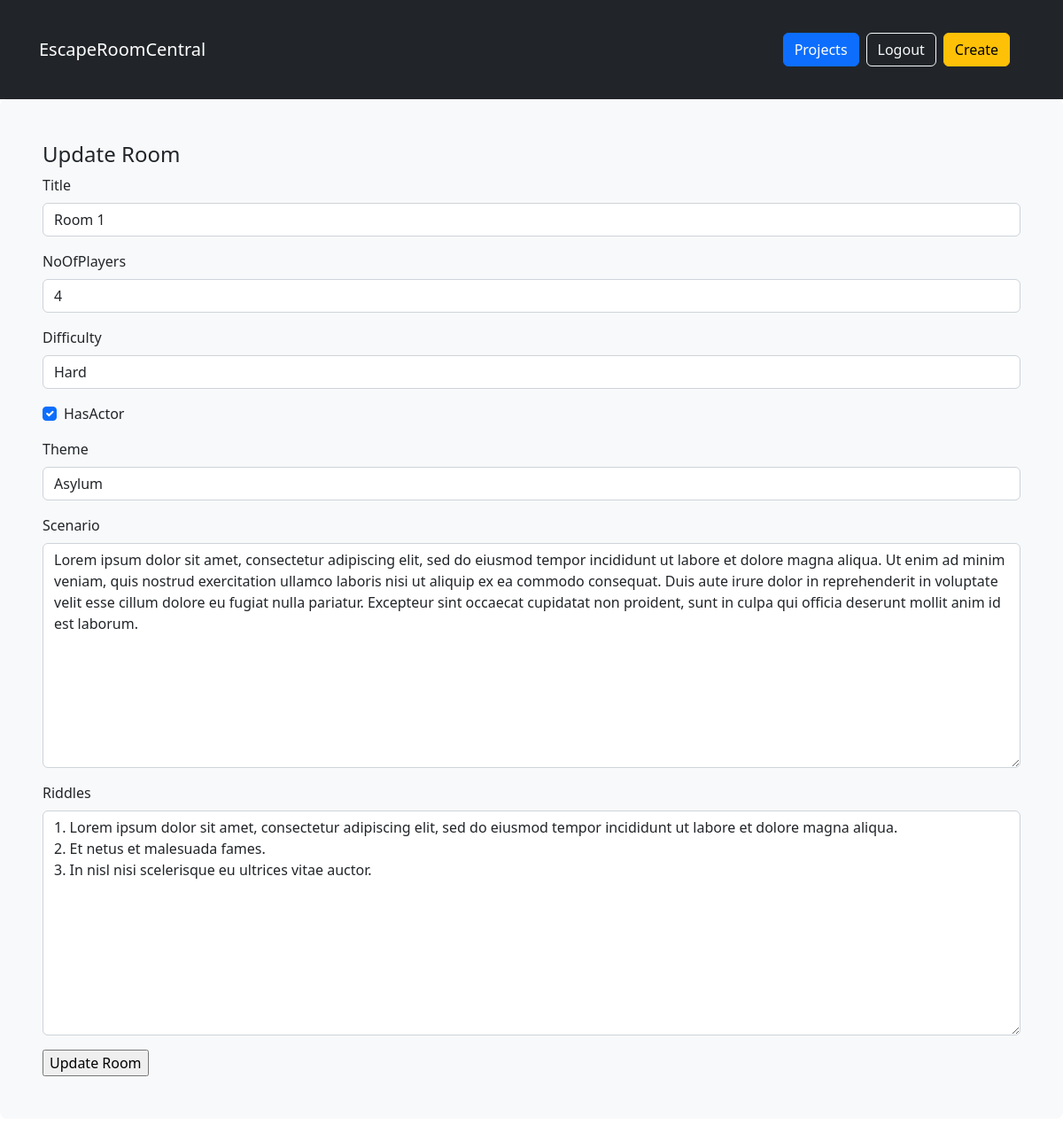
Page /rooms/update/elias2500/20/ (signed in) on the committed database.
### rooms/models.py (models this page shows, shortened)
class Room(models.Model):
    user = models.ForeignKey(User, on_delete=models.CASCADE, related_name='rooms')
    title = models.CharField(max_length=256)
    noOfPlayers = models.PositiveSmallIntegerField(blank=True)
    difficulty = models.CharField(max_length=10, blank=True)
    hasActor = models.BooleanField(blank=True)
    theme = models.CharField(max_length=256, blank=True)
    scenario = models.TextField(blank=True)
    riddles = models.TextField(blank=True)
    class Meta:
        unique_together = ['user','title']

### rooms/views.py (the view)
# urls.py: re_path(r"^update/(?P<username>[-\w]+)/(?P<pk>\d+)/$", views.UpdateRoom.as_view(),name='update'),
class UpdateRoom(LoginRequiredMixin, generic.UpdateView):
    fields = ('title','noOfPlayers','difficulty','hasActor','theme','scenario','riddles')
    model = models.Room

### rooms/templates/rooms/room_form.html (shortened to what this page needs)
{% extends 'base.html' %}
{% load django_bootstrap5 %}
{% block content %}
<h4>
    {% if not form.instance.pk %}
    Create a new Room!
    {% else %}
    Update Room
    {% endif %}
</h4>
{% if not form.instance.pk %}
    <form action="{% url 'rooms:create' %}" method='POST'>
        {% csrf_token %}
        {% bootstrap_form form %}
        <input type="submit" value='Create Room'>
    </form>
{% else %}
    <form action="{% url 'rooms:update' username=user.username pk=room.pk %}" method='POST'>
        {% bootstrap_form form %}
        <input type="submit" value='Update Room'>
    </form>
{% endif %}
{% endblock content %}

### rows in the picture
Room: title "Room 1", noOfPlayers "4", difficulty "Hard", hasActor "☑", theme "Asylum", scenario "Lorem ipsum dolor sit amet, consectetur adipiscing elit, sed do eiusmod tempor incididunt ut labore et dolore magna aliqua. Ut enim ad minim veniam, quis nostrud exercitation ullamco laboris nisi ut aliquip ex ea commodo consequat. Duis aute irure dolor in reprehenderit in voluptate velit esse cillum dolore eu fugiat nulla pariatur. Excepteur sint occaecat cupidatat non proident, sunt in culpa qui officia deserunt mollit anim id est laborum.", riddles "1. Lorem ipsum dolor sit amet, consectetur adipiscing elit, sed do eiusmod tempor incididunt ut labore et dolore magna aliqua. 2. Et netus et malesuada fames. 3. In nisl nisi scelerisque eu ultrices vitae auctor."
